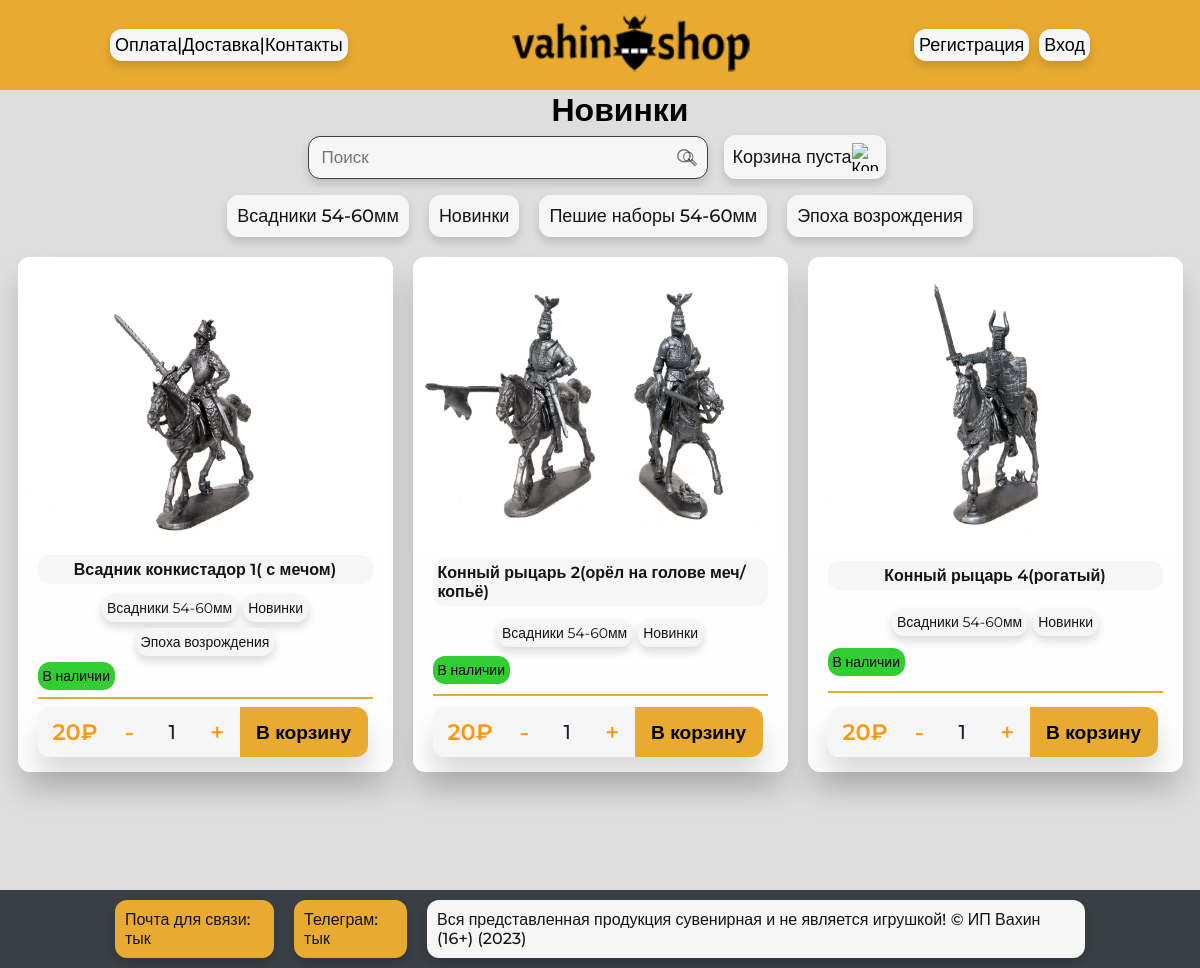
Screenshot of /novinki/ with the database file from the repository.
### shop/models.py (models this page shows, shortened)
class Category(models.Model):
    name = models.CharField(max_length=200, db_index=True)
    slug = models.SlugField(max_length=200, db_index=True, unique=True)
    class Meta:
        ordering = ('name',)
        verbose_name = 'Категория'
        verbose_name_plural = 'Категории'
    def get_absolute_url(self):
        return reverse('shop:product_list_by_category',
                       args=[self.slug])

class Product(models.Model):
    category = models.ManyToManyField(Category, related_name='products')
    name = models.CharField(max_length=200, db_index=True)
    slug = models.SlugField(max_length=200, db_index=True)
    image = models.ImageField(upload_to='static/img/products/%Y', blank=False)
    description = models.TextField(blank=True)
    price = models.DecimalField(max_digits=10, decimal_places=0)
    stock = models.PositiveIntegerField()
    available = models.BooleanField(default=True)
    created = models.DateTimeField(auto_now_add=True)
    updated = models.DateTimeField(auto_now=True)
    class Meta:
        ordering = ('name',)
        verbose_name = 'Товар'
        verbose_name_plural = 'Товары'
        index_together = (('id', 'slug'), )
    def get_absolute_url(self):
        return reverse('shop:product_detail',
                       args=[self.id, self.slug])

### shop/views.py (the view)
# urls.py: path('', views.product_list, name='product_list'),
def product_list(request, category_slug=None):
    category = None
    categories = Category.objects.all()
    products = Product.objects.filter(available=True)
    if category_slug:
        category = get_object_or_404(Category, slug=category_slug)
        products = products.filter(category=category)
    return render(request,
                  'shop/product/list.html',
                  {'category': category,
                   'categories': categories,
                   'products': products})

### cart/cart.py (called while the page is built)
    def __len__(self):
        return sum(item['quantity'] for item in self.cart.values())

### cart/context_processors.py (called while the page is built)
def cart(request):
    return {'cart': Cart(request)}

### shop/templates/shop/product/list.html (shortened to what this page needs)
{% extends "shop/base.html" %}
{% load static %}
{% block content %}
<div class="content">
    <div class="content_name">
        <h1>{% if category %}{{ category.name }}{% else %}Каталог{% endif %}</h1>
    </div>
    <div class="sidebar">
        <div class="sidebar_container">
            <div class="sidebar_search_container">
                <div class="sidebar_search">
                    <input class="sidebar_input" type="text" placeholder="Поиск">
                    <button class="sidebar_search_button" type="submit"><img src="../../../../static/img/search.svg"
                            alt="Кнопка поиска" width="15" height="17"></button>
                </div>
            </div>
            <div class="sidebar_cart">
                {% with total_items=cart|length %}
                {% if cart|length > 0 %}
                <div class="sidebar_cart_full">
                    <img src="../../../static/img/cart.png" alt="Корзина" width="22" height="24">
                    <a href="{% url 'cart:cart_detail' %}">
                        :{{ total_items }} товар на {{ total_items|pluralize }}{{ cart.get_total_price }}₽
                    </a>
                </div>
                {% else %}
                <div class="sidebar_cart_empty">
                    <a href="{% url 'cart:cart_detail' %}">Корзина пуста</a>
                    <img src="../../../static/img/cart.png" alt="Корзина" width="26" height="28">
                </div>
                {% endif %}
                {% endwith %}
            </div>
        </div>
    </div>
    <nav class="navbar">
        <div class="navbar_container">
            {% for category in categories %}
            <a href="{{ category.get_absolute_url }}">{{ category.name}}</a>
            {% endfor %}
        </div>
    </nav>
    <div class="card_container">
        {% for product in products %}
        <div class="card_mini">
            <div class="card_mini_img">
                <a href="{{ product.get_absolute_url }}"><img
                        src="{% if product.image %}{{ product.image.url }}{% else %}{% static 'img/img_null.png' %}{% endif %}"
                        alt="Изображение товара" width="375" height="295"></a>
            </div>
            <div class="card_mini_name"><a href="{{ product.get_absolute_url }}">{{ product.name }}</a></div>
            <div class="card_category_container">
                {% for category in product.category.all %}
                <a href="{{ category.get_absolute_url }}">{{ category.name}}</a>
                {% endfor %}
            </div>
            <div class="card_mini_status">
                {% if product.stock %}
                <div class="card_status_true">
                    <p>В наличии</p>
                </div>
                {% else %}
                <div class="card_status_false">
                    <p>Нет в наличии</p>
                </div>
                {% endif %}
            </div>
            <div class="card_mini_line"></div>
            <div class="card_mini_purchase">
                <div class="card_mini_price">{{ product.price }}₽</div>
                <div class="card_mini_amount">
                    <button id="minus" onclick="counter(this,'{{product.id}}')"> -</button>
                    <input type="number" min="1" max="10000" step="1" value="1" id="amountCounter_{{product.id}}">
                    <button id="plus" onclick="counter(this,'{{product.id}}')"> +</button>
                </div>
                <div class="card_mini_basket">
                    <button type="submit" onclick="fetchData('{{product.id}}')" id='{{ product.id }}'>В корзину</button>
                </div>
            </div>
        </div>
        {% empty %}
        Неполучилось...
        {% endfor %}
    </div>
</div>
{% endblock %}

### rows the page displays
Category: name "Новинки"
Category: name "Всадники 54-60мм"
Category: name "Пешие наборы 54-60мм"
Category: name "Эпоха возрождения"
Product: image (picture), name "Всадник конкистадор 1( с мечом)", stock "В наличии", price "20"
Product: image (picture), name "Конный рыцарь 2(орёл на голове меч/копьё)", stock "В наличии", price "20"
Product: image (picture), name "Конный рыцарь 4(рогатый)", stock "В наличии", price "20"
